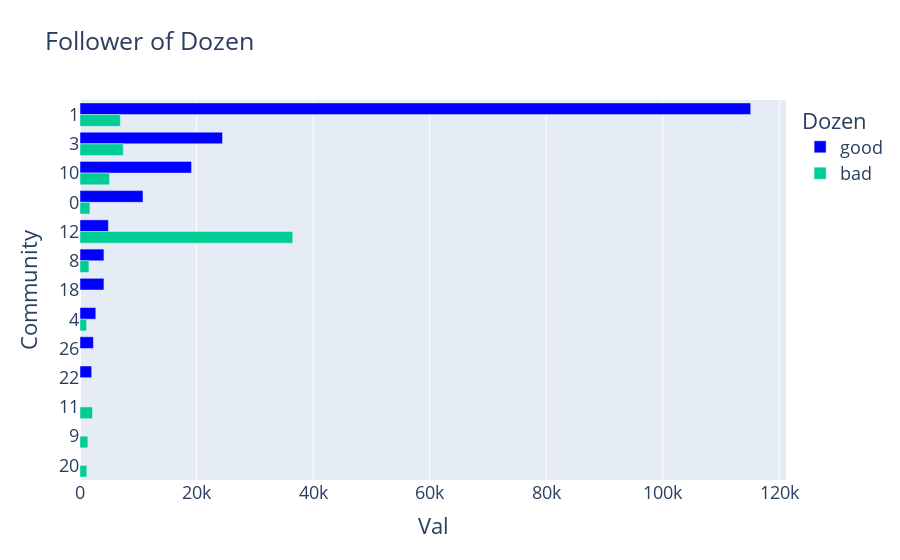

Notebook source saved alongside this figure:
### Code cell
plot_all_nt_info(leiden, good_rt_flt, ccdh_rt_flt, "Big rt network")

### Figure 1 — Plotly figure (JSON) as saved in the notebook; plotly's stock layout.template omitted (floating-point values rounded to 4 significant figures)
{"data": [{"alignmentgroup": "True", "hovertemplate": "Dozen=good<br>Val=%{x}<br>Community=%{y}<extra></extra>", "legendgroup": "good", "marker": {"color": "blue", "pattern": {"shape": ""}}, "name": "good", "offsetgroup": "good", "orientation": "h", "showlegend": true, "textposition": "auto", "type": "bar", "x": [115098, 24455, 19141, 10811, 4869, 4111, 4109, 2710, 2306, 2005], "xaxis": "x", "y": ["1", "3", "10", "0", "12", "8", "18", "4", "26", "22"], "yaxis": "y"}, {"alignmentgroup": "True", "hovertemplate": "Dozen=bad<br>Val=%{x}<br>Community=%{y}<extra></extra>", "legendgroup": "bad", "marker": {"color": "#00cc96", "pattern": {"shape": ""}}, "name": "bad", "offsetgroup": "bad", "orientation": "h", "showlegend": true, "textposition": "auto", "type": "bar", "x": [36508, 7427, 6914, 5068, 2143, 1700, 1536, 1342, 1162, 1137], "xaxis": "x", "y": ["12", "3", "1", "10", "11", "0", "8", "9", "20", "4"], "yaxis": "y"}], "layout": {"barmode": "group", "font": {"size": 18}, "legend": {"title": {"text": "Dozen"}, "tracegroupgap": 0}, "title": {"text": "Follower of Dozen"}, "xaxis": {"anchor": "y", "domain": [0, 1], "title": {"text": "Val"}}, "yaxis": {"anchor": "x", "autorange": "reversed", "domain": [0, 1], "title": {"text": "Community"}}}}
